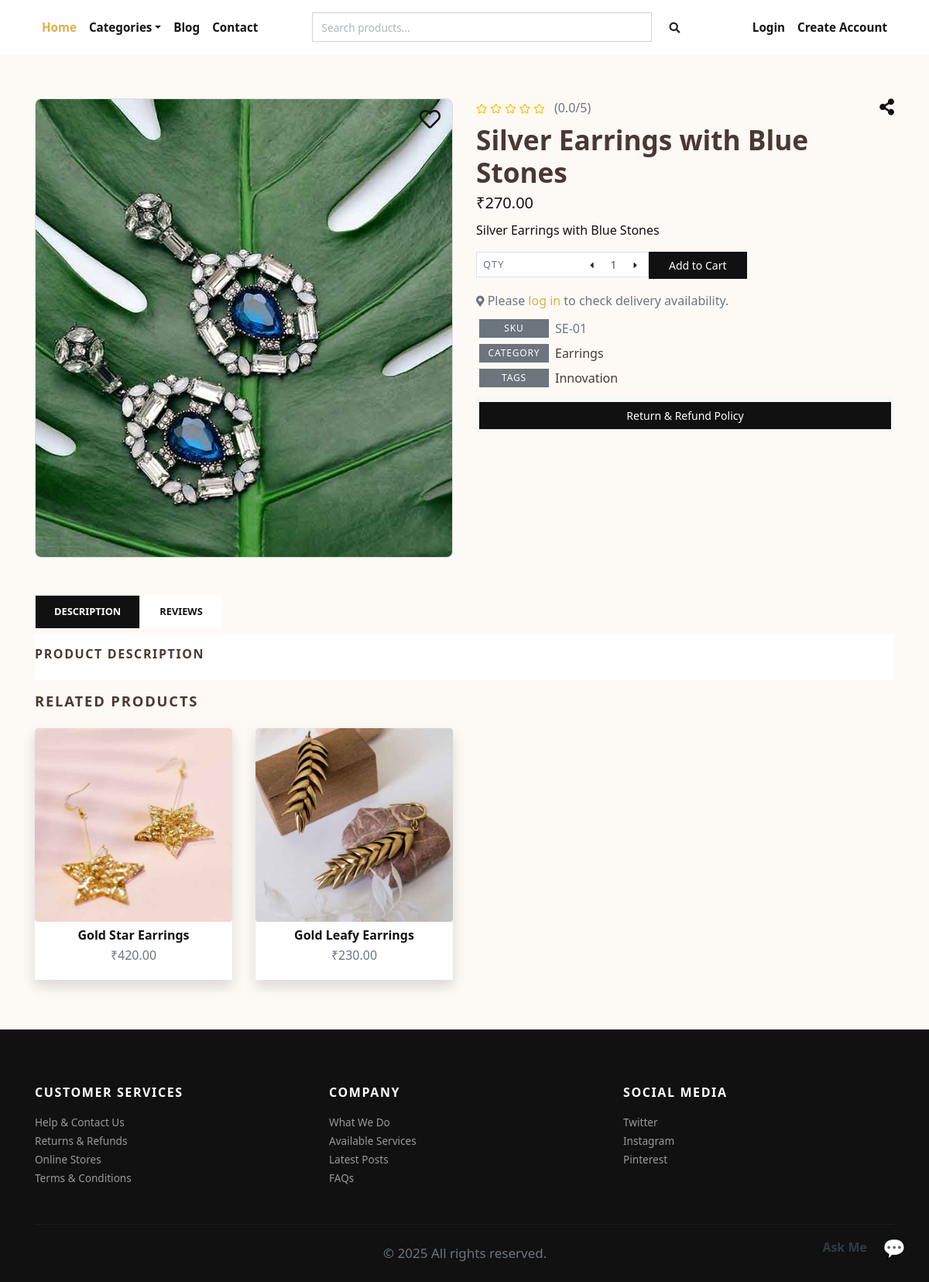
Page /product/silver-earrings-with-blue-stones/ on the committed database.
### store/models.py (models this page shows, shortened)
class Product(models.Model):
    title = models.CharField(max_length=150, verbose_name="Product Title")
    slug = models.SlugField(max_length=160, verbose_name="Product Slug")
    sku = models.CharField(max_length=255, unique=True, verbose_name="Unique Product ID (SKU)")
    short_description = models.TextField(verbose_name="Short Description")
    detail_description = models.TextField(blank=True, null=True, verbose_name="Detail Description")
    product_image = models.ImageField(upload_to='product', blank=True, null=True, verbose_name="Product Image")
    price = models.DecimalField(max_digits=8, decimal_places=2)
    category = models.ForeignKey(Category, verbose_name="Product Categoy", on_delete=models.CASCADE)
    is_active = models.BooleanField(verbose_name="Is Active?")
    is_featured = models.BooleanField(verbose_name="Is Featured?")
    estimated_delivery_days = models.PositiveIntegerField(default=5, verbose_name="Estimated Delivery Days")
    return_refund_policy = models.TextField(blank=True, null=True, verbose_name="Return & Refund Policy")
    coupon = models.ForeignKey('Coupon', null=True, blank=True, on_delete=models.SET_NULL, verbose_name="Applied Coupon")
    created_at = models.DateTimeField(auto_now_add=True, verbose_name="Created Date")
    updated_at = models.DateTimeField(auto_now=True, verbose_name="Updated Date")
    class Meta:
        verbose_name_plural = 'Products'
        ordering = ('-created_at', )

class Category(models.Model):
    title = models.CharField(max_length=50, verbose_name="Category Title")
    slug = models.SlugField(max_length=55, verbose_name="Category Slug")
    description = models.TextField(blank=True, verbose_name="Category Description")
    category_image = models.ImageField(upload_to='category', blank=True, null=True, verbose_name="Category Image")
    is_active = models.BooleanField(verbose_name="Is Active?")
    is_featured = models.BooleanField(verbose_name="Is Featured?")
    created_at = models.DateTimeField(auto_now_add=True, verbose_name="Created Date")
    updated_at = models.DateTimeField(auto_now=True, verbose_name="Updated Date")
    class Meta:
        verbose_name_plural = 'Categories'
        ordering = ('-created_at', )
    def __str__(self):
        return self.title

### store/views.py (the view)
# urls.py: path('product/<slug:slug>/', views.detail, name="product-detail"),
def detail(request, slug):
    user = request.user
    if user.is_authenticated:
        user_address = Address.objects.filter(user=request.user).first()
    else:
        user_address = None
    product = get_object_or_404(Product, slug=slug)
    related_products = Product.objects.exclude(id=product.id).filter(is_active=True, category=product.category)
    avg = product.reviews.aggregate(avg_rating=Avg('rating'))['avg_rating'] or 0
    product.avg_rating = round(avg, 1)
    form = ReviewForm()
    show_scroll = product.reviews.count() > 3
    all_reviews = product.reviews.all()
    if request.user.is_authenticated:
        user_reviews = all_reviews.filter(user=request.user)
        other_reviews = all_reviews.exclude(user=request.user)
    else:
        user_reviews = []
        other_reviews = all_reviews
    reviews = list(user_reviews) + list(other_reviews)
    context = {
        'product': product,
        'related_products': related_products,
        'form': form,
        'show_scroll': show_scroll,
        'reviews': reviews,
        'user_address': user_address,
    }
    return render(request, 'store/detail.html', context)

### store/forms.py
class ReviewForm(forms.ModelForm):
    class Meta:
        model = Review
        fields = ['rating', 'comment']
        widgets = {
            'rating': forms.Select(choices=[(i, str(i)) for i in range(1, 6)], attrs={'class': 'form-control'}),
            'comment': forms.Textarea(attrs={'class': 'form-control', 'rows': 3}),
        }

### store/context_preprocessors.py (called while the page is built)
def store_menu(request):
    categories = Category.objects.filter(is_active=True)
    context = {
        'categories_menu': categories,
    }
    return context

def cart_menu(request):
    if request.user.is_authenticated:
        cart_items= Cart.objects.filter(user=request.user)
        context = {
            'cart_items': cart_items,
        }
    else:
        context = {}
    return context

### templates/store/detail.html (shortened to what this page needs)
{% extends 'base.html' %}
{% load static %}
{% block content %}
<section class="py-5">
  <div class="container">
    <div class="row mb-5">
      <div class="col-lg-6">
        <div class="position-relative zoom-container" onmousemove="zoom(event)" onmouseleave="hideZoom()" style="overflow: hidden; background: #fff; border: 1px solid #ddd; border-radius: 8px;">
          <a href="{{ product.product_image.url }}" class="d-block" data-lightbox="product" title="{{ product.title }}">
            <img id="main-image" class="img-fluid product-main-image"
                 src="{{ product.product_image.url }}"
                 alt="{{ product.title }}">
          </a>
          <div class="position-absolute wishlist-btn" style="top: 12px; right: 15px; z-index: 2;">
            <a href="{% url 'store:add-to-wishlist' product.id %}" class="text-dark" title="Add to Wishlist">
              <i class="far fa-heart heart-icon" style="font-size: 1.7rem;"></i>
            </a>
          </div>
        </div>
      </div>
      <div class="col-lg-6">
        <div class="d-flex justify-content-between align-items-start">
          <ul class="list-inline mb-2">
            {% with product.avg_rating|default:0 as rating %}
              {% with rating|floatformat:"1" as rating_str %}
                {% for i in "12345" %}
                  {% if forloop.counter <= rating %}
                    <li class="list-inline-item m-0">
                      <i class="fas fa-star small text-warning"></i>
                    </li>
                  {% elif forloop.counter0 < rating and rating < forloop.counter %}
                    <li class="list-inline-item m-0">
                      <i class="fas fa-star-half-alt small text-warning"></i>
                    </li>
                  {% else %}
                    <li class="list-inline-item m-0">
                      <i class="far fa-star small text-warning"></i>
                    </li>
                  {% endif %}
                {% endfor %}
                <li class="list-inline-item text-muted ml-2">({{ rating_str }}/5)</li>
              {% endwith %}
            {% endwith %}
          </ul>
          <a href="#" id="centerShareBtn" class="text-decoration-none text-dark" title="Share">
            <i class="fas fa-share-alt fa-lg"></i>
          </a>
        </div>
        <h1 class="mb-1">{{ product.title }}</h1>
        <p class="text-dark lead mb-2">₹{{ product.price }}</p>
        <p class="text-dark fs-5 mb-3">{{ product.short_description }}</p>
        <div class="row align-items-stretch mb-3">
          <div class="col-sm-5 pr-sm-0">
            <div class="border d-flex align-items-center justify-content-between py-0 px-2 bg-white border-white">
              <span class="small text-uppercase text-muted me-2 no-select">Qty</span>
              <div class="quantity d-flex align-items-center">
                <button class="dec-btn btn btn-sm p-0 me-1" title="Decrease quantity">
                  <i class="fas fa-caret-left fa-sm"></i>
                </button>
                <input name="quantity" class="form-control form-control-sm border-0 shadow-0 p-0 text-center" type="text" value="1" style="width: 40px;" />
                <button class="inc-btn btn btn-sm p-0 ms-1" title="Increase quantity">
                  <i class="fas fa-caret-right fa-sm"></i>
                </button>
              </div>
            </div>
          </div>
          <div class="col-sm-3 pl-sm-0">
            <form action="{% url 'store:add-to-cart' %}">
              <button
                type="submit"
                class="btn btn-dark btn-sm btn-block w-100 h-100 d-flex align-items-center justify-content-center"
              >
                Add to Cart
              </button>
            </form>
          </div>
        </div>
        {% if request.user.is_authenticated and user_address %}
          <p class="text-dark fs-5 mb-3">
            <i class="fas fa-map-marker-alt fa-sm me-1 text-muted"></i>
            <span class="d-inline-block mb-1 ml-2">
              Delivery at <strong class="text-dark">{{ user_address.pincode }}</strong>
            </span><br>
            <i class="fas fa-truck fa-sm me-1 text-muted"></i>
            <span class="d-inline-block">
              Estimated delivery by <strong class="text-dark">{{ product.estimated_delivery_date }}</strong>
            </span> |
            <span>
              {% if product.price > 699 %}
                <strong class="text-success">Free</strong> Shipping
              {% else %}
                <strong class="text-danger">₹99</strong> Shipping applicable
              {% endif %}
            </span>
          </p>
        {% else %}
          <p class="text-muted fs-5 mb-2">
            <i class="fas fa-map-marker-alt fa-sm me-1 text-secondary"></i>
            <span>Please <a href="{% url 'store:login' %}">log in</a> to check delivery availability.</span>
          </p>
        {% endif %}
        <div class="p-1 mb-2">
          <div class="mb-2 d-flex">
            <span class="badge badge-secondary text-uppercase mr-2" style="width: 90px;">SKU</span>
            <span class="text-muted">{{ product.sku }}</span>
          </div>
          <div class="mb-2 d-flex">
            <span class="badge badge-secondary text-uppercase mr-2" style="width: 90px;">Category</span>
            <a href="{% url 'store:category-products' product.category.slug %}" class="reset-anchor text-decoration-none">
              {{ product.category }}
            </a>
          </div>
          <div class="d-flex">
            <span class="badge badge-secondary text-uppercase mr-2" style="width: 90px;">Tags</span>
            <a href="#" class="reset-anchor text-decoration-none">Innovation</a>
          </div>
        </div>
        <div class="accordion mb-3">
          <div class="card border-0">
            <div class="card-header p-1" id="headingReturn">
              <h2 class="mb-0">
                <button class="btn btn-dark btn-sm w-100" type="button" data-bs-toggle="collapse" data-bs-target="#returnpolicy" aria-expanded="false" aria-controls="returnpolicy">
                  Return & Refund Policy
                </button>
              </h2>
            </div>
          </div>
        </div>
      </div>
    </div>
    <ul class="nav nav-tabs border-0" id="myTab" role="tablist">
      <li class="nav-item">
        <a class="nav-link active" id="description-tab" data-toggle="tab" href="#description" role="tab">Description</a>
      </li>
      <li class="nav-item">
        <a class="nav-link" id="reviews-tab" data-toggle="tab" href="#reviews" role="tab">Reviews</a>
      </li>
    </ul>
    <div class="tab-content" id="myTabContent">
      <div class="tab-pane fade show active mb-3 mt-2" id="description" role="tabpanel">
        <div class="bg-white py-4 py-lg-3">
          <h6 class="text-uppercase">Product description</h6>
        </div>
      </div>
    </div>
    <h2 class="h5 text-uppercase mb-4">Related Products</h2>
    <div class="row g-4">
      {% if related_products %}
        {% for rp in related_products %}
          <div class="col-xl-3 col-lg-4 col-sm-6 mb-3">
            <div
              class="card h-100 border-0 shadow product-card"
              style="cursor: pointer;"
              onclick="window.location.href='{% url 'store:product-detail' rp.slug %}'"
            >
              <div class="position-relative">
                <a href="{% url 'store:product-detail' rp.slug %}">
                </a>
              </div>
              <div class="card-body text-center pt-2">
                <h6 class="card-title mb-1">
                  <a href="{% url 'store:product-detail' rp.slug %}" class="text-decoration-none text-dark" onclick="event.stopPropagation();">
                    {{ rp.title }}
                  </a>
                </h6>
                <p class="text-muted mb-0 fw-semibold">₹{{ rp.price }}</p>
              </div>
            </div>
          </div>
        {% endfor %}
      {% endif %}
    </div>
  </div>
</section>
{% endblock content %}

### jewelryshop/static/css/style.default.css (style rules this page uses)
.quantity { display: -ms-flexbox; display: flex; -ms-flex-align: center; align-items: center; font-family: inherit; }
.quantity input { width: 2rem; text-align: center; }
.quantity button { background: none; border: none; width: 1rem; outline: none; }
.text-uppercase { text-transform: uppercase; letter-spacing: 0.1em; }
.border { border: 1px solid #dee2e6 !important; }
.shadow-0 { box-shadow: none !important; }
.reset-anchor { color: inherit; transition: all 0.3s; }
.no-select { cursor: default; -webkit-user-select: none; -moz-user-select: none; -ms-user-select: none; user-select: none; }
.btn { font-weight: 400; border: 1px solid transparent; font-family: inherit; padding: 0.375rem 1.5rem; font-size: 1rem; line-height: 1.5; border-radius: 0; transition: color 0.15s ease-in-out, background-color 0.15s ease-in-out, border-color 0.15s ease-in-out, box-shadow 0.15s ease-in-out; }
.btn-dark { color: #fff; background-color: #111111; border-color: #111111; }
.btn-sm { padding: 0.375rem 0.75rem; font-size: 0.875rem; line-height: 1.5; border-radius: 0; }
body { font-family: "Libre Franklin", sans-serif; font-size: 1rem; font-weight: 400; line-height: 1.5; color: #111111; background-color: #fff; }
a { color: #dcb14a; text-decoration: none; }
h1, h2, h3, h4, h5, h6, .h1, .h2, .h3, .h4, .h5, .h6 { margin-bottom: 0.5rem; font-family: inherit; font-weight: 900; line-height: 1.2; color: inherit; }
h1, .h1 { font-size: 2.2rem; }
h2, .h2 { font-size: 1.9rem; }
h5, .h5 { font-size: 1.15rem; }
h6, .h6 { font-size: 1rem; }
.lead { font-size: 1.25rem; font-weight: 300; }
small, .small { font-size: 80%; font-weight: 400; }
.text-secondary { color: #6c757d !important; }
.text-warning { color: #ffc107 !important; }
.text-dark { color: #111111 !important; }
.badge-secondary { color: #fff; background-color: #6c757d; text-transform: uppercase; letter-spacing: 0.07em; border-radius: 0; font-weight: 400; padding: 0.35rem 0.5rem; }
.shadow { box-shadow: 0 0.5rem 1rem rgba(17, 17, 17, 0.15) !important; }
.form-control { padding: 0.375rem 0.75rem; font-size: 1rem; line-height: 1.5; color: #495057; background-color: #fff; border: 1px solid #ced4da; border-radius: 0; transition: border-color 0.15s ease-in-out, box-shadow 0.15s ease-in-out; }
.form-control::placeholder { color: #adb5bd; font-size: 0.85rem; font-weight: 400; }
.form-control-sm { padding: 0.25rem 0.5rem; font-size: 0.875rem; line-height: 1.5; border-radius: 0; }
.nav-link { padding: 0.5rem 1rem; }
.nav-tabs .nav-item { margin-bottom: -1px; }
.nav-tabs .nav-link { border: 1px solid transparent; font-family: inherit; color: #111111; text-transform: uppercase; font-size: 0.8rem; transition: all 0.3s; font-weight: 700; padding: 0.7rem 1.5rem; background: #fff; border-top-left-radius: 0; border-top-right-radius: 0; }
.nav-tabs .nav-link.active, .nav-tabs .nav-link:hover, .nav-tabs .nav-item.show .nav-link { background: #111111; background-color: #111111; color: #fff; }
.card { background-color: #fff; border: 1px solid rgba(17, 17, 17, 0.125); border-radius: 0; }
.card-body { padding: 1.25rem; }
.card-title { margin-bottom: 0.75rem; }
.card-header { padding: 0.75rem 1.25rem; background-color: rgba(17, 17, 17, 0.03); border-bottom: 1px solid rgba(17, 17, 17, 0.125); }
.card-header:first-child { border-radius: calc(0 - 1px) calc(0 - 1px) 0 0; }

### jewelryshop/static/css/stylecontact.css (style rules this page uses)
body { font-family: 'Segoe UI', sans-serif; background-color: #fdfaf6; color: #4b3832; }

### jewelryshop/static/css/styleblog.css (style rules this page uses)
body { background-color: #fdfaf6; color: #4b3832; font-family: 'Segoe UI', sans-serif; }

### jewelryshop/static/css/categori_details.css (style rules this page uses)
.zoom-container { position: relative; }
#main-image { max-height: 100%; max-width: 100%; object-fit: contain; display: block; }
.wishlist-btn .heart-icon { transition: all 0.3s ease; }

### rows in the picture
Product: product_image (picture), title "Silver Earrings with Blue Stones", price "270.00", short_description "Silver Earrings with Blue Stones", sku "SE-01", category "Earrings"
Product: title "Gold Star Earrings", price "420.00"
Product: title "Gold Leafy Earrings", price "230.00"

### other values in the picture
{{ rating_str }} "0.0"
